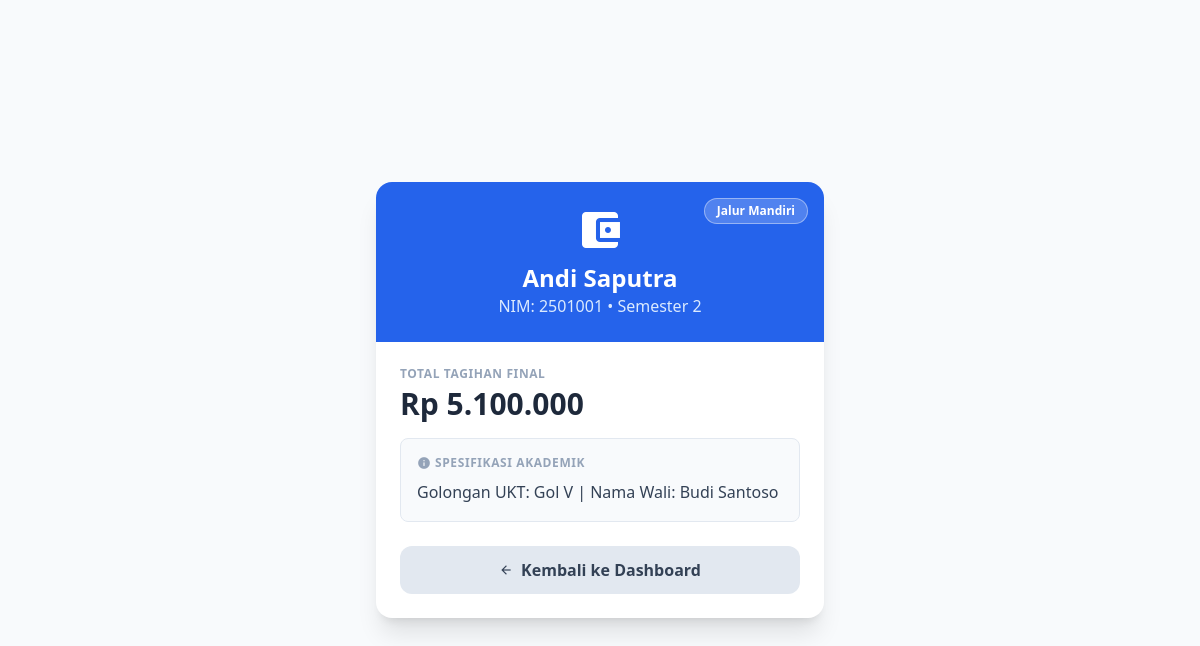
The app's page /detail.php?id=1&jalur=Mandiri with its own data.
### tables this page shows
CREATE TABLE `tabel_mahasiswa`  (
  `id_mahasiswa` int NOT NULL AUTO_INCREMENT,
  `nama_mahasiswa` varchar(100) NOT NULL,
  `nim` varchar(20) NOT NULL,
  `semester` tinyint NOT NULL,
  `tarif_ukt_nominal` int NOT NULL,
  `jenis_pembayaran` enum('Mandiri','Bidikmisi','Prestasi') NOT NULL,
  `golongan_ukt` varchar(10) NULL DEFAULT NULL,
  `nama_wakil` varchar(100) NULL DEFAULT NULL,
  `nomor_kip_kuliah` varchar(50) NULL DEFAULT NULL,
  `dana_saku_subsidi` int NULL DEFAULT NULL,
  `nama_instansi_beasiswa` varchar(100) NULL DEFAULT NULL,
  `minimal_ipk_syarat` decimal(3, 2) NULL DEFAULT NULL,
  PRIMARY KEY (`id_mahasiswa`) USING BTREE
);

### koneksi.php (called while the page is built, shortened)
<?php
class Koneksi {
    private $host = "localhost";
    private $username = "root";
    private $password = "";
    private $db_name = "db_uas_pbo_ti1d_sofyanyunusrohman";
    public function __construct() {
        $this->conn = new mysqli($this->host, $this->username, $this->password, $this->db_name);
    }
}

### mahasiswa.php (called while the page is built, shortened)
<?php
abstract class mahasiswa{
    public function __construct($id_mahasiswa,$nama_mahasiswa,$nim,$semester,$tarifUktNominal)
    {
        $this->tarifUktNominal=$tarifUktNominal;
    }
}

### mahasiswaMandiri.php (called while the page is built, shortened)
<?php
require_once('mahasiswa.php');
class MahasiswaMandiri extends mahasiswa {
    protected $golonganUkt;
    protected $namaWakil;
    public function __construct($id_mahasiswa, $nama_mahasiswa, $nim, $semester, $tarifUktNominal, $golonganUkt, $namaWakil) {
        $this->golonganUkt = $golonganUkt;
        $this->namaWakil = $namaWakil;
    }
    public function hitungTagihanSemester() {
        return $this->tarifUktNominal + 100000;
    }
    public function tampilkanSpesifikasiAkademik() {
        return "Golongan UKT: " . $this->golonganUkt . " | Nama Wali: " . $this->namaWakil;
    }
}
?>

### detail.php (the view, shortened to what this page needs)
<?php
require_once "koneksi.php";
require_once "mahasiswaMandiri.php";
$db = new Koneksi();
$id = $_GET['id'] ?? 0;
$jalur = $_GET['jalur'] ?? '';
$sql = "SELECT * FROM tabel_mahasiswa WHERE id_mahasiswa = $id";
$result = $db->conn->query($sql);
$row = $result->fetch_assoc();
if ($jalur == 'Mandiri') {
    $mhs = new MahasiswaMandiri($row['id_mahasiswa'], $row['nama_mahasiswa'], $row['nim'], $row['semester'], $row['tarif_ukt_nominal'], $row['golongan_ukt'], $row['nama_wakil']);
    $icon = "account_balance_wallet";
    $color = "blue";
} elseif ($jalur == 'Bidikmisi') {
    $mhs = new MahasiswaBidikmisi($row['id_mahasiswa'], $row['nama_mahasiswa'], $row['nim'], $row['semester'], $row['tarif_ukt_nominal'], $row['nomor_kip_kuliah'], $row['dana_saku_subsidi']);
    $icon = "workspace_premium";
    $color = "emerald";
} elseif ($jalur == 'Prestasi') {
    $mhs = new MahasiswaPrestasi($row['id_mahasiswa'], $row['nama_mahasiswa'], $row['nim'], $row['semester'], $row['tarif_ukt_nominal'], $row['nama_instansi_beasiswa'], $row['minimal_ipk_syarat']);
    $icon = "emoji_events";
    $color = "amber";
}
?>
<!DOCTYPE html>
<html lang="id">
<head>
    <script src="https://cdn.tailwindcss.com"></script>
</head>
<body class="bg-slate-50 flex items-center justify-center min-h-screen p-4">
    <div class="bg-white rounded-2xl shadow-xl w-full max-w-md overflow-hidden">
        <div class="bg-<?= $color ?>-600 p-6 text-white text-center relative">
            <span class="material-icons text-5xl mb-2"><?= $icon ?></span>
            <h2 class="text-2xl font-bold"><?= $row['nama_mahasiswa'] ?></h2>
            <p class="text-<?= $color ?>-100 font-medium">NIM: <?= $row['nim'] ?> • Semester <?= $row['semester'] ?></p>
            <div class="absolute top-4 right-4 bg-white/20 px-3 py-1 rounded-full text-xs font-bold border border-white/40">
                Jalur <?= $jalur ?>
            </div>
        </div>
        <div class="p-6">
            <div class="mb-4">
                <p class="text-xs text-slate-400 font-bold uppercase tracking-wider mb-1">Total Tagihan Final</p>
                <p class="text-3xl font-black text-slate-800">
                    Rp <?= number_format($mhs->hitungTagihanSemester(), 0, ',', '.') ?>
                </p>
            </div>
            <div class="bg-slate-50 border border-slate-200 rounded-lg p-4 mb-6">
                <p class="text-xs text-slate-400 font-bold uppercase tracking-wider mb-2 flex items-center gap-1">
                    <span class="material-icons text-[14px]">info</span> Spesifikasi Akademik
                </p>
                <p class="text-slate-700 font-medium leading-relaxed">
                    <?= $mhs->tampilkanSpesifikasiAkademik(); ?>
                </p>
            </div>
            <a href="index.php" class="flex items-center justify-center gap-2 w-full bg-slate-200 text-slate-700 font-semibold py-3 rounded-xl hover:bg-slate-300 transition">
                <span class="material-icons text-sm">arrow_back</span> Kembali ke Dashboard
            </a>
        </div>
    </div>
</body>
</html>

### records on screen
tabel_mahasiswa: nama_mahasiswa "Andi Saputra", nim "2501001", semester "2", tarif_ukt_nominal "5.100.000", $mhs->tampilkanSpesifikasiAkademik() "Golongan UKT: Gol V | Nama Wali: Budi Santoso"

### other values on screen
$jalur "Mandiri"
